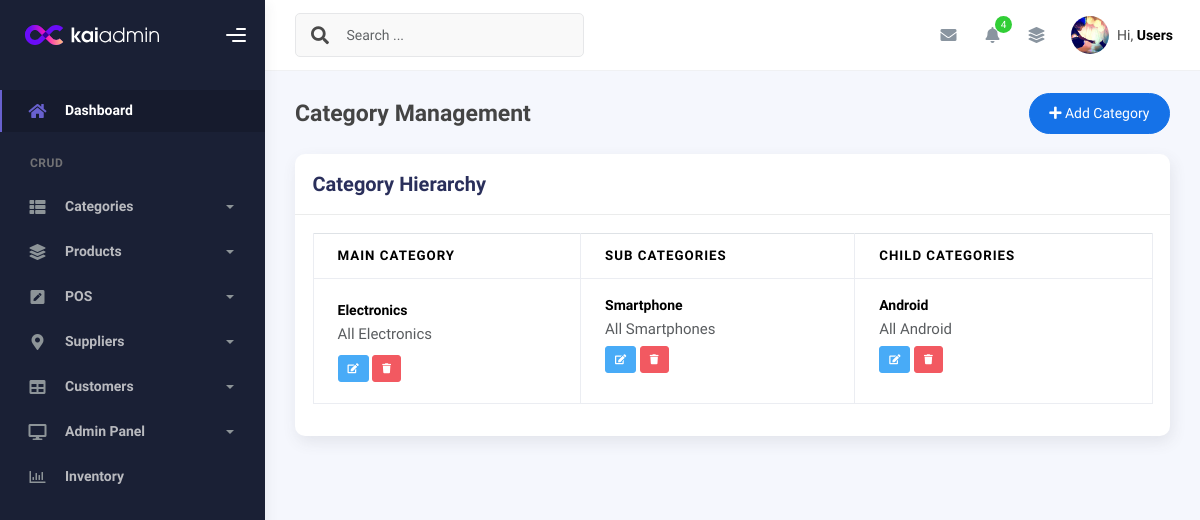
The page /modules/categories/view_categories.php (signed in) on the database its author committed.
### tables this page shows
CREATE TABLE `category` (
  `id` int(11) NOT NULL,
  `category` varchar(100) NOT NULL,
  `details` text DEFAULT NULL,
  `is_deleted` tinyint(1) DEFAULT 0,
  `deleted_at` timestamp NULL DEFAULT NULL,
  `created_at` timestamp NOT NULL DEFAULT current_timestamp(),
  `updated_at` timestamp NOT NULL DEFAULT current_timestamp() ON UPDATE current_timestamp()
);

CREATE TABLE `sub_category` (
  `id` int(11) NOT NULL,
  `category_id` int(11) NOT NULL,
  `category_name` varchar(100) NOT NULL,
  `details` text DEFAULT NULL,
  `is_deleted` tinyint(1) DEFAULT 0,
  `deleted_at` timestamp NULL DEFAULT NULL,
  `created_at` timestamp NOT NULL DEFAULT current_timestamp(),
  `updated_at` timestamp NOT NULL DEFAULT current_timestamp() ON UPDATE current_timestamp()
);

CREATE TABLE `child_category` (
  `id` int(11) NOT NULL,
  `sub_category_id` int(11) NOT NULL,
  `category_name` varchar(100) NOT NULL,
  `details` text DEFAULT NULL,
  `is_deleted` tinyint(1) DEFAULT 0,
  `deleted_at` timestamp NULL DEFAULT NULL,
  `created_at` timestamp NOT NULL DEFAULT current_timestamp(),
  `updated_at` timestamp NOT NULL DEFAULT current_timestamp() ON UPDATE current_timestamp()
);

### includes/crud_class.php (called while the page is built, shortened)
<?php
class CRUD {
    protected $host = 'localhost';
    protected $username = 'root';
    protected $password = '';
    protected $database = 'inventory_system';
    protected $connect;
    function __construct() {
        $this->connect = new mysqli($this->host, $this->username, $this->password, $this->database);
        $this->connect->set_charset("utf8mb4");
    }
    private function buildWhereClause($conditions) {
        $whereParts = [];
        $params = [];
        foreach ($conditions as $key => $value) {
            if (preg_match('/^(.+?)\s*(=|!=|<>|>|<|>=|<=|LIKE|NOT LIKE|IN|NOT IN)\s*$/i', $key, $matches)) {
                $column = trim($matches[1]);
                $operator = trim($matches[2]);
            } else {
                $column = $key;
                $operator = '=';
            }
            $whereParts[] = "`$column` $operator ?";
            $params[] = $value;
        }
        return [
            'sql' => 'WHERE ' . implode(' AND ', $whereParts),
            'params' => $params
        ];
    }
    private function bind_params($stmt, $params) {
        $types = '';
        $values = [];
        foreach ($params as $value) {
            if (is_int($value)) {
                $types .= 'i';
            } elseif (is_float($value)) {
                $types .= 'd';
            } else {
                $types .= 's';
            }
            $values[] = $value;
        }
        array_unshift($values, $types);
        return call_user_func_array([$stmt, 'bind_param'], $this->ref_values($values));
    }
    private function ref_values($array) {
        $refs = [];
        foreach ($array as $key => $value) {
            $refs[$key] = &$array[$key];
        }
        return $refs;
    }
    public function common_select($table, $fields = '*', $where = false, $sort = 'id', $sort_type = 'asc', $offset = false, $limit = false) {
        $data = [];
        $error = 0;
        $error_msg = "";
        $params = [];
        $sql = "SELECT $fields FROM `$table`";
        if ($where) {
            if (is_array($where)) {
                $whereClause = $this->buildWhereClause($where);
                $sql .= ' ' . $whereClause['sql'];
                $params = $whereClause['params'];
            } else {
                $sql .= " WHERE $where";
            }
        }
        if ($sort) {
            $sql .= " ORDER BY `$sort` " . (strtoupper($sort_type) === 'DESC' ? 'DESC' : 'ASC');
        }
        $stmt = $this->connect->prepare($sql);
        if ($stmt) {
            if (!empty($params)) {
                if (!$this->bind_params($stmt, $params)) {
                    return ['data' => [], 'error' => 1, 'error_msg' => "Parameter binding failed"];
                }
            }
            if ($stmt->execute()) {
                $result = $stmt->get_result();
                if ($result->num_rows > 0) {
                    while ($r = $result->fetch_object()) {
                        $data[] = $r;
                    }
                }
            } else {
                $error = 1;
                $error_msg = $stmt->error;
            }
        } else {
            $error = 1;
            $error_msg = $this->connect->error;
        }
        return ['data' => $data, 'error' => $error, 'error_msg' => $error_msg];
    }
}

### db_plugin.php (called while the page is built, shortened)
<?php
require_once __DIR__ . '/includes/crud_class.php';
$mysqli=new CRUD();
?>

### modules/categories/view_categories.php (the view, shortened to what this page needs)
<?php
require_once __DIR__ . '/../../db_plugin.php';
$main_categories = $mysqli->common_select('category', '*', ['is_deleted' => 0], 'category', 'asc')['data'];
$category_tree = [];
foreach ($main_categories as $main_cat) {
    $main_cat->sub_categories = $mysqli->common_select('sub_category', '*',
        ['category_id' => $main_cat->id, 'is_deleted' => 0], 'category_name', 'asc')['data'];
    foreach ($main_cat->sub_categories as $sub_cat) {
        $sub_cat->child_categories = $mysqli->common_select('child_category', '*',
            ['sub_category_id' => $sub_cat->id, 'is_deleted' => 0], 'category_name', 'asc')['data'];
    }
    $category_tree[] = $main_cat;
}
require_once __DIR__ . '/../../requires/header.php';
require_once __DIR__ . '/../../requires/topbar.php';
require_once __DIR__ . '/../../requires/sidebar.php';
?>
<div class="container">
    <div class="page-inner">
        <div class="page-header">
            <h4 class="page-title">Category Management</h4>
            <div class="ms-auto">
                <a href="add_category.php" class="btn btn-primary btn-round">
                    <i class="fas fa-plus"></i> Add Category
                </a>
            </div>
        </div>
        <div class="row">
            <div class="col-md-12">
                <div class="card">
                    <div class="card-header">
                        <div class="card-title">Category Hierarchy</div>
                    </div>
                    <div class="card-body">
                        <div class="table-responsive">
                            <table class="table table-bordered">
                                <thead class="bg-primary text-white">
                                    <tr>
                                        <th>Main Category</th>
                                        <th>Sub Categories</th>
                                        <th>Child Categories</th>
                                    </tr>
                                </thead>
                                <tbody>
                                    <?php foreach ($category_tree as $main_cat): ?>
                                        <tr>
                                            <td>
                                                <strong><?= htmlspecialchars($main_cat->category) ?></strong>
                                                <?php if ($main_cat->details): ?>
                                                    <p class="text-muted mb-0"><?= htmlspecialchars($main_cat->details) ?></p>
                                                <?php endif; ?>
                                                <div class="mt-2">
                                                    <a href="edit_category.php?edit_main=<?= $main_cat->id ?>" class="btn btn-xs btn-info">
                                                        <i class="fas fa-edit"></i>
                                                    </a>
                                                    <a href="delete_category.php?type=main&id=<?= $main_cat->id ?>"
                                                       class="btn btn-xs btn-danger"
                                                       onclick="return confirm('Delete this main category and all its sub/child categories?')">
                                                        <i class="fas fa-trash"></i>
                                                    </a>
                                                </div>
                                            </td>
                                            <td>
                                                <?php if (!empty($main_cat->sub_categories)): ?>
                                                    <ul class="list-unstyled">
                                                        <?php foreach ($main_cat->sub_categories as $sub_cat): ?>
                                                            <li class="mb-2">
                                                                <strong><?= htmlspecialchars($sub_cat->category_name) ?></strong>
                                                                <?php if ($sub_cat->details): ?>
                                                                    <p class="text-muted mb-0"><?= htmlspecialchars($sub_cat->details) ?></p>
                                                                <?php endif; ?>
                                                                <div class="mt-1">
                                                                    <a href="edit_category.php?edit_sub=<?= $sub_cat->id ?>" class="btn btn-xs btn-info">
                                                                        <i class="fas fa-edit"></i>
                                                                    </a>
                                                                    <a href="delete_category.php?type=sub&id=<?= $sub_cat->id ?>"
                                                                       class="btn btn-xs btn-danger"
                                                                       onclick="return confirm('Delete this sub-category and all its child categories?')">
                                                                        <i class="fas fa-trash"></i>
                                                                    </a>
                                                                </div>
                                                            </li>
                                                        <?php endforeach; ?>
                                                    </ul>
                                                <?php else: ?>
                                                    <span class="text-muted">No sub-categories</span>
                                                <?php endif; ?>
                                            </td>
                                            <td>
                                                <?php if (!empty($main_cat->sub_categories)): ?>
                                                    <ul class="list-unstyled">
                                                        <?php foreach ($main_cat->sub_categories as $sub_cat): ?>
                                                            <?php if (!empty($sub_cat->child_categories)): ?>
                                                                <?php foreach ($sub_cat->child_categories as $child_cat): ?>
                                                                    <li class="mb-2">
                                                                        <strong><?= htmlspecialchars($child_cat->category_name) ?></strong>
                                                                        <?php if ($child_cat->details): ?>
                                                                            <p class="text-muted mb-0"><?= htmlspecialchars($child_cat->details) ?></p>
                                                                        <?php endif; ?>
                                                                        <div class="mt-1">
                                                                            <a href="edit_category.php?edit_child=<?= $child_cat->id ?>" class="btn btn-xs btn-info">
                                                                                <i class="fas fa-edit"></i>
                                                                            </a>
                                                                            <a href="delete_category.php?type=child&id=<?= $child_cat->id ?>"
                                                                               class="btn btn-xs btn-danger"
                                                                               onclick="return confirm('Delete this child category?')">
                                                                                <i class="fas fa-trash"></i>
                                                                            </a>
                                                                        </div>
                                                                    </li>
                                                                <?php endforeach; ?>
                                                            <?php endif; ?>
                                                        <?php endforeach; ?>
                                                    </ul>
                                                <?php else: ?>
                                                    <span class="text-muted">No child categories</span>
                                                <?php endif; ?>
                                            </td>
                                        </tr>
                                    <?php endforeach; ?>
                                </tbody>
                            </table>
                        </div>
                    </div>
                </div>
            </div>
        </div>
    </div>
</div>
<?php require_once __DIR__ . '/../../requires/footer.php'; ?>

### rows shown on the page
category: category "Electronics", details "All Electronics"
sub_category: category_name "Smartphone", details "All Smartphones"
child_category: category_name "Android", details "All Android"
